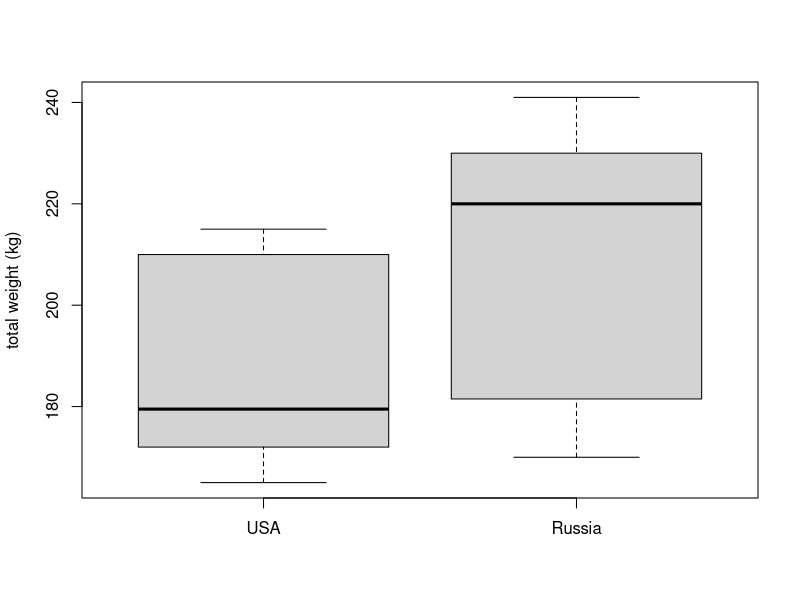
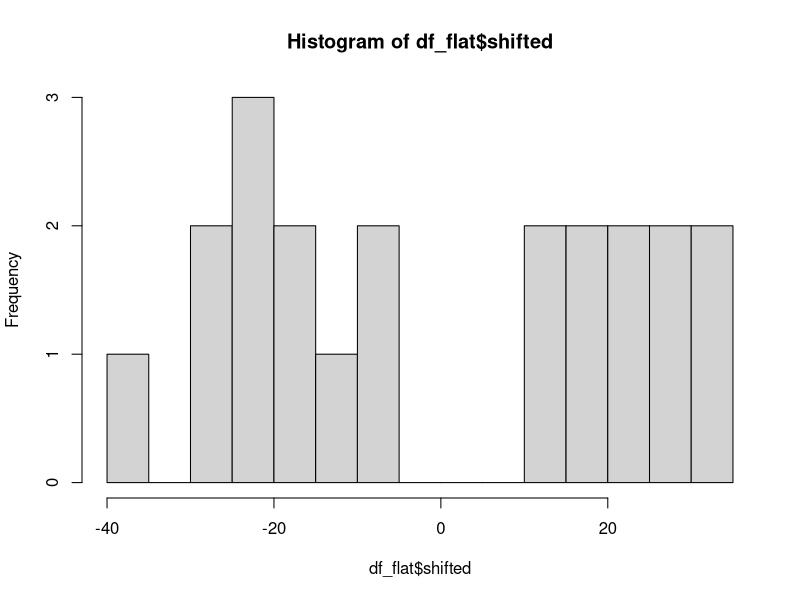

Generate these figures, in order, with R:
# this tutorial reviews the Wilcoxon-rank-sum test 
# for comparison between distribution expectation values of two unpaired groups 
# Eventually, we will compare its performance to unpaired t-test

setwd("C:/Projects/Statistics/L10")
rm(list = ls())
# load data from 'weightliftingScores.csv' file
df <- read.csv("weightliftingScores.csv")

# view data in boxplots
boxplot(df, ylab = "total weight (kg)")
# no outliers

# stack data into one feature vector and one group vector
df_flat <- data.frame(stack(df))

# omit nan rows
df_flat <- na.omit(df_flat)

# create mutual distribution
# find group means
means <- aggregate(values ~ ind, df_flat, mean)
# create additional column for mutual distribution of both groups
df_flat$shifted <- 0
# subtract mean of each group from values respectively
df_flat$shifted[df_flat$ind == "USA"] <- df_flat$values[df_flat$ind == "USA"] - means$values[means$ind == "USA"]
df_flat$shifted[df_flat$ind == "Russia"] <- df_flat$values[df_flat$ind == "Russia"] - means$values[means$ind == "Russia"]
# display histogram for normality checking "by eye"
hist(df_flat$shifted, breaks = 15)
# perform shapiro-wilk test for statistical validation of normality of mutual distribution
h_shapiro <- shapiro.test(df_flat$shifted)
# shapiro's pv<0.05 therefor reject normality assumption of mutual distribution

# build Wilcoxon rank-sum test:
# H0: D_USA = D_Russia
# H1: D_Russia<D_USA   # the russian rank distribution is shifted to the left of USA rank distribution
# rank all observations, mean if equal
df_flat$g_ranks <- length(df_flat$values) - rank(df_flat$values, ties.method = "average") + 1
# sum ranks by group
ranksums <- aggregate(g_ranks ~ ind, df_flat, sum)
# count sample size for each group (n1,n2)
ranksums$n <- c(length(df_flat$ind[df_flat$ind == "USA"]),
                length(df_flat$ind[df_flat$ind == "Russia"]))
# calculate rank expectation values for each group
ranksums$expectation <- (sum(ranksums$n) + 1) * ranksums$n / 2
# calculate mutual standard deviation
rank_sd <- sqrt(
  ranksums$n[1] *
    ranksums$n[2] *
    (sum(ranksums$n) + 1) / 12
)
# calculate statistical estimate of Wilcoxon test
z <- (ranksums$g_ranks[2] - ranksums$expectation[2]) / rank_sd
pv <- pnorm(z)
# pv < 0.05 therefor Russia's ranks are smaller (higher in olympic rank) than USA's
# in 95% confidence level
wilcoxon_h <- wilcox.test(values ~ ind, data = df_flat,
                          conf.level = 0.95, alternative = "less")
tteset_h <- t.test(values ~ ind, data = df_flat, conf.level = 0.95, alternative = "less")
# pv of ttest is greater than pv of wilcoxon
# this means it is easier to reject H0 with wilcoxon.
# wilcoxon is less conservative for non-parametric data

